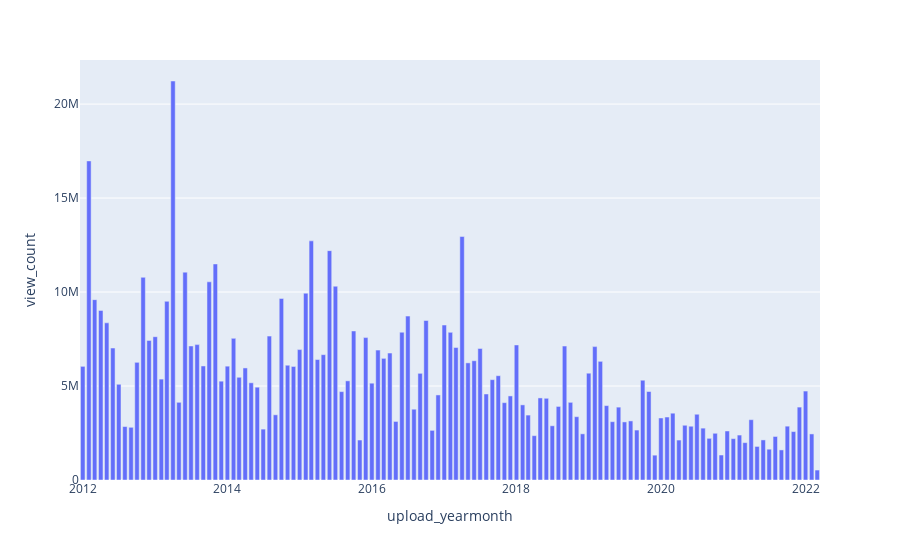
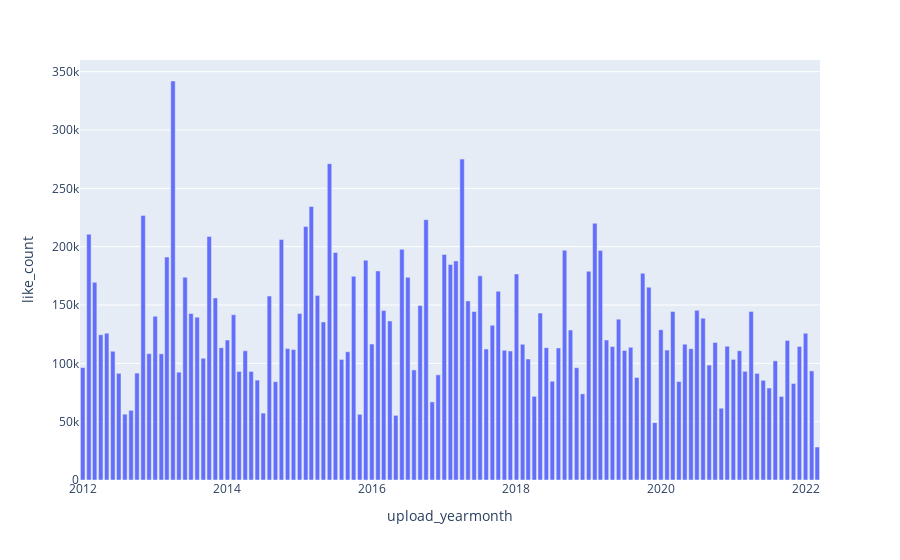
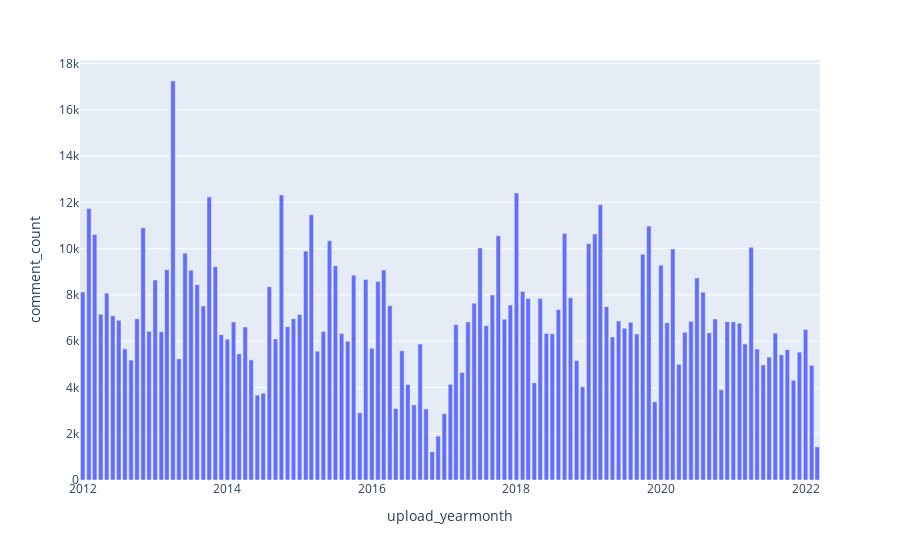

Notebook source saved alongside these figures, in order:
### Code cell
import plotly.express as px

for col in counts_sum.columns.values[2:5]:
    fig = px.bar(counts_sum, x='upload_yearmonth', y=col)
    fig.show()
